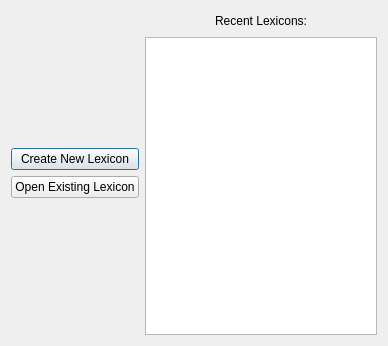
<?xml version="1.0" encoding="UTF-8"?>
<ui version="4.0">
 <class>LandingWindow</class>
 <widget class="QDialog" name="LandingWindow">
  <property name="geometry">
   <rect>
    <x>0</x>
    <y>0</y>
    <width>388</width>
    <height>346</height>
   </rect>
  </property>
  <property name="windowTitle">
   <string>Dialog</string>
  </property>
  <layout class="QHBoxLayout" name="horizontalLayout">
   <item>
    <layout class="QVBoxLayout" name="verticalLayout">
     <item>
      <spacer name="verticalSpacer_2">
       <property name="orientation">
        <enum>Qt::Orientation::Vertical</enum>
       </property>
       <property name="sizeHint" stdset="0">
        <size>
         <width>20</width>
         <height>40</height>
        </size>
       </property>
      </spacer>
     </item>
     <item>
      <widget class="QPushButton" name="btnNewLexicon">
       <property name="text">
        <string>Create New Lexicon</string>
       </property>
      </widget>
     </item>
     <item>
      <widget class="QPushButton" name="btnOpenLexicon">
       <property name="text">
        <string>Open Existing Lexicon</string>
       </property>
      </widget>
     </item>
     <item>
      <spacer name="verticalSpacer">
       <property name="orientation">
        <enum>Qt::Orientation::Vertical</enum>
       </property>
       <property name="sizeHint" stdset="0">
        <size>
         <width>20</width>
         <height>40</height>
        </size>
       </property>
      </spacer>
     </item>
    </layout>
   </item>
   <item>
    <layout class="QVBoxLayout" name="verticalLayout_2">
     <property name="sizeConstraint">
      <enum>QLayout::SizeConstraint::SetMaximumSize</enum>
     </property>
     <item>
      <layout class="QHBoxLayout" name="horizontalLayout_2">
       <property name="topMargin">
        <number>0</number>
       </property>
       <item>
        <spacer name="horizontalSpacer">
         <property name="orientation">
          <enum>Qt::Orientation::Horizontal</enum>
         </property>
         <property name="sizeHint" stdset="0">
          <size>
           <width>40</width>
           <height>20</height>
          </size>
         </property>
        </spacer>
       </item>
       <item>
        <widget class="QLabel" name="label">
         <property name="text">
          <string>Recent Lexicons:</string>
         </property>
        </widget>
       </item>
       <item>
        <spacer name="horizontalSpacer_2">
         <property name="orientation">
          <enum>Qt::Orientation::Horizontal</enum>
         </property>
         <property name="sizeHint" stdset="0">
          <size>
           <width>40</width>
           <height>20</height>
          </size>
         </property>
        </spacer>
       </item>
      </layout>
     </item>
     <item>
      <widget class="QListWidget" name="listRecentLexicons"/>
     </item>
    </layout>
   </item>
  </layout>
 </widget>
 <resources/>
 <connections/>
</ui>
